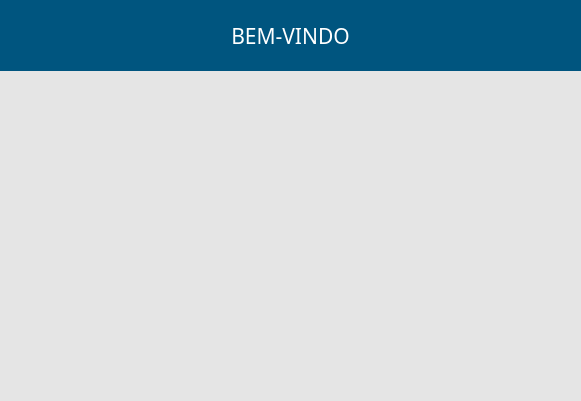
<?xml version="1.0" encoding="UTF-8"?>
<ui version="4.0">
 <class>MainWindow</class>
 <widget class="QMainWindow" name="MainWindow">
  <property name="geometry">
   <rect>
    <x>0</x>
    <y>0</y>
    <width>581</width>
    <height>401</height>
   </rect>
  </property>
  <property name="windowTitle">
   <string>MainWindow</string>
  </property>
  <property name="styleSheet">
   <string notr="true">background-color: rgb(229, 229, 229);</string>
  </property>
  <widget class="QWidget" name="centralwidget">
   <widget class="QLabel" name="tituloBemVindo">
    <property name="geometry">
     <rect>
      <x>0</x>
      <y>0</y>
      <width>581</width>
      <height>71</height>
     </rect>
    </property>
    <property name="font">
     <font>
      <family>Geometr212 BkCn BT</family>
      <pointsize>16</pointsize>
      <weight>50</weight>
      <italic>false</italic>
      <bold>false</bold>
     </font>
    </property>
    <property name="styleSheet">
     <string notr="true">font: 16pt &quot;Geometr212 BkCn BT&quot;;
color: rgb(255, 255, 255);
background-color: rgb(0, 85, 127);</string>
    </property>
    <property name="text">
     <string>BEM-VINDO</string>
    </property>
    <property name="alignment">
     <set>Qt::AlignCenter</set>
    </property>
   </widget>
  </widget>
 </widget>
 <resources/>
 <connections/>
</ui>
